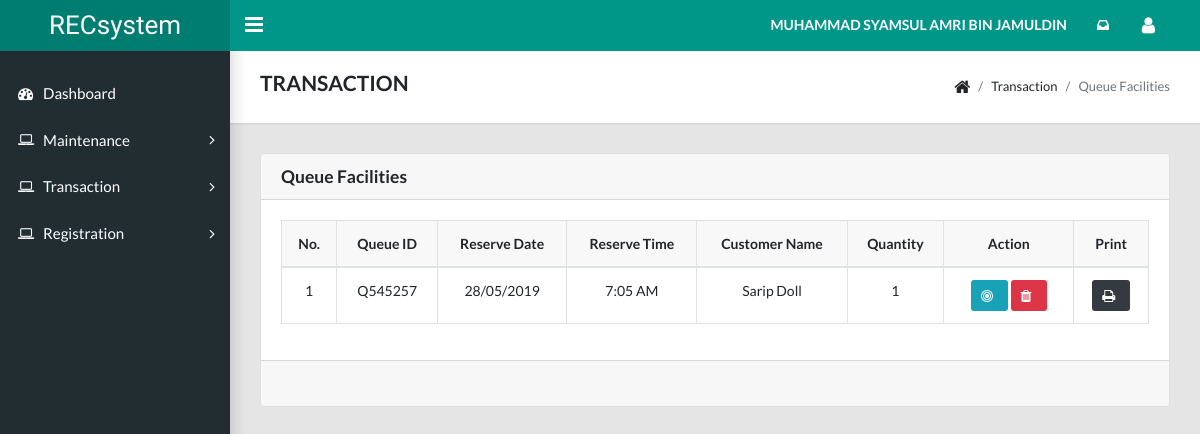
Screenshot of /staff/transaction_panel_queue_list.php (signed in) with the database file from the repository.
### tables this page shows
CREATE TABLE `user_staff` (
  `staff_id` int(11) NOT NULL,
  `staff_full` varchar(255) NOT NULL,
  `staff_email` varchar(255) NOT NULL,
  `staff_password` varchar(255) NOT NULL,
  `staff_phone` varchar(255) NOT NULL,
  `staff_address` varchar(255) NOT NULL,
  `staff_register` datetime NOT NULL,
  `staff_status` int(11) NOT NULL,
  `manager_id` int(11) NOT NULL
);

CREATE TABLE `used_start` (
  `start_id` int(11) NOT NULL,
  `start_random` varchar(255) NOT NULL,
  `start_date` datetime NOT NULL,
  `cust_id` int(11) NOT NULL
);

CREATE TABLE `user_customer` (
  `cust_id` int(11) NOT NULL,
  `cust_ic` varchar(255) NOT NULL,
  `cust_name` varchar(255) NOT NULL,
  `cust_email` varchar(255) NOT NULL,
  `cust_password` varchar(255) NOT NULL,
  `cust_contact` varchar(255) NOT NULL,
  `cust_gender` varchar(11) DEFAULT NULL,
  `cust_age` int(11) DEFAULT NULL,
  `cust_address` varchar(255) DEFAULT NULL,
  `cust_register` datetime NOT NULL,
  `staff_id` int(11) DEFAULT NULL
);

### staff/transaction_panel_queue_list.php (the view, shortened to what this page needs)
<?php include "header.php"; ?>
<?php include "navbar.php"; ?>
<?php include "sidebar.php"; ?>
<?php include "dbconnection.php"; ?>
<body class="app sidebar-mini rtl">
  <main class="app-content">
    <div class="app-title">
      <div>
        <h4>TRANSACTION</h4><small><span id="date_time"></span></small>
      </div>
      <?php include "chatting_seen_notification.php"; ?>
      <ul class="app-breadcrumb breadcrumb side">
        <li class="breadcrumb-item"><i class="fa fa-home fa-lg"></i></li>
        <li class="breadcrumb-item">Transaction</li>
        <li class="breadcrumb-item active">Queue Facilities</li>
      </ul>
    </div>
    <div class="row">
      <div class="col-md-12">
        <div class="bs-component">
          <div class="card">
            <h5 class="card-header">Queue Facilities</h5>
            <div class="card-body">
              <table class="table table-hover table-bordered" id="data-table">
                <thead bgcolor=#f8f8f8>
                  <tr align="center">
                    <th>No.</th>
                    <th>Queue ID</th>
                    <th>Reserve Date</th>
                    <th>Reserve Time</th>
                    <th>Customer Name</th>
                    <th>Quantity</th>
                    <th width="15%">Action</th>
                    <th>Print</th>
                  </tr>
                </thead>
                <tbody>
                  <?php
                  $list_status = 0;
                  $u=0;
                  $stmt = $conn->prepare("SELECT DISTINCT start.start_id as start_id, start.start_random as start_random, start.start_date as start_date, customer.cust_name as cust_name, COUNT(list.list_id) AS a
                  FROM `used_list` AS list
                  JOIN `used_start` AS start ON list.start_id=start.start_id
                  JOIN `user_customer` AS customer ON start.cust_id=customer.cust_id
                  AND list.list_status=? GROUP BY list.start_id ORDER BY start.start_id DESC");
                  $stmt->bind_param("s", $list_status);
                  $stmt->execute();
                  $result = $stmt->get_result();
                  while($row = $result->fetch_assoc())
                  {
                    $start_id = $row['start_id'];
                    $start_random = $row['start_random'];
                    $cust_name = $row['cust_name'];
                    $start_date = date_format(date_create($row['start_date']), 'd/m/Y');
                    $start_time = date_format(date_create($row['start_date']), 'g:i A');
                    $a = $row['a'];
                    $u++;
                    ?>
                    <tr align="center">
                      <td><?php echo $u; ?></td>
                      <td><?php echo $start_random; ?></td>
                      <td><?php echo $start_date; ?></td>
                      <td><?php echo $start_time; ?></td>
                      <td><?php echo $cust_name; ?></td>
                      <td><?php echo $a; ?></td>
                      <td>
                        <a href="#view<?php echo $start_id; ?>" data-toggle="modal" class="btn btn-info btn-sm"><i class='fa fa-bullseye'></i></a>
                        <a href="transaction_panel_queue_cancel.php?start_id=<?php echo $start_id; ?>" onclick="return confirm('Are you sure?');"><button type="submit" class="btn btn-danger btn-sm"><i class="fa fa-trash"></i></button></a>
                      </td>
                      <td align="center">
                        <form action="transaction_panel_queue_print.php" method="post" enctype="multipart/form-data" target="print_popup"  onsubmit="window.open('about:blank','print_popup','width=800,height=500');">
                          <button type="submit" name="submit" class="btn btn-dark btn-sm"><i class="fa fa-print"></i></button>
                        </form>
                      </td>
                    </tr>
                  <?php } ?>
                </tbody>
              </table>
            </div>
            <div class="card-footer">
            </div>
        </div>
      </div>
    </div>
  </div>
</main>
</body>
</html>

### staff/identification.php (shortened to what this page needs)
<?php
function staff(){
include "dbconnection.php";
  	$id = $_SESSION['staff_id'];
    $stmt = $conn->prepare("SELECT * FROM `user_staff` WHERE staff_id=?");
    $stmt->bind_param("s", $id);
    $stmt->execute();
    $result = $stmt->get_result();
    $row = $result->fetch_assoc();
      $staff_full = $row ['staff_full'];
      echo strtoupper($staff_full);
}
 ?>

### rows the page displays
user_staff: staff_full "MUHAMMAD SYAMSUL AMRI BIN JAMULDIN"
used_start: start_random "Q545257", start_date "28/05/2019", start_date "7:05 AM", cust.cust_name "Sarip Doll", a "1"
